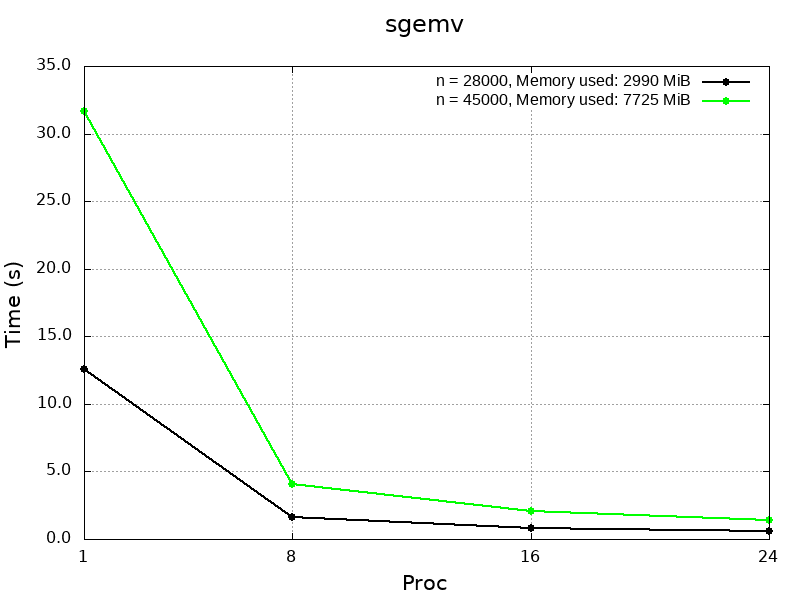

Source code (gnuplot):
#! /usr/bin/gnuplot -persist 

set colorsequence podo
set terminal png size 800, 600
set output "graph/sgemv_time.png"
set title "sgemv" font 'Calibri,18'
set xlabel "Proc" font 'Calibri,16'
set ylabel "Time (s)" font 'Calibri,16'
set format y "%.1f"
set format x "%.0f"
set xtics font 'Calibri,12'
set ytics font 'Calibri,12'
set grid


# Установка явных значений для xtics
set xtics (1, 8, 16, 24)
#set xrange [4:64]

# Используем логарифмическую шкалу по оси Y
#set logscale y

# Построение графиков с данными из файлов
plot 'graph/res_28000.txt' using 1:2 title "n = 28000, Memory used: 2990 MiB" with linespoints lw 2 pt 7 lc rgb 'black', \
     'graph/res_45000.txt' using 1:2 title "n = 45000, Memory used: 7725 MiB" with linespoints lw 2 pt 7 lc rgb 'green'
 

     
